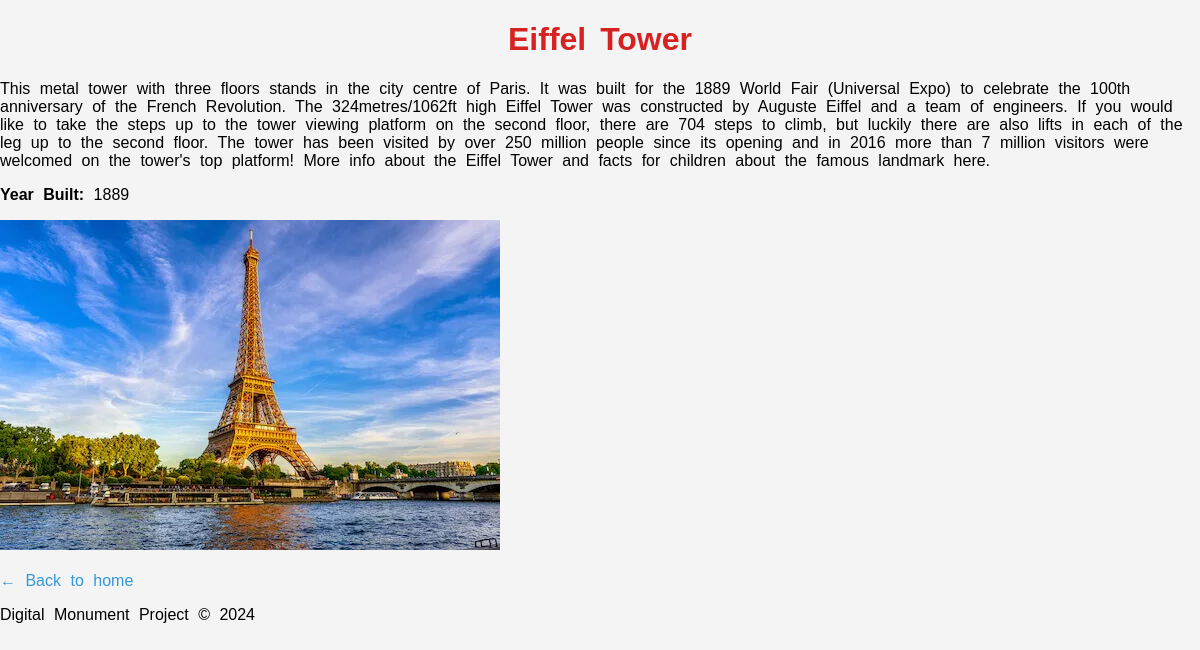
Page /2/ on the committed database.
### monument/models.py (models this page shows, shortened)
class Monument(models.Model):
    name = models.CharField(max_length=200)
    description = models.TextField()
    year_built = models.PositiveIntegerField()
    image = models.ImageField(upload_to='monuments/', null=True, blank=True)

### monument/views.py (the view)
# urls.py: path('<int:pk>/', views.monument_detail, name='monument_detail'),
def monument_detail(request, pk):
    monument = get_object_or_404(Monument, pk=pk)
    return render(request, 'monument/monument_detail.html', {'monument': monument})

### monument/templates/monument/monument_detail.html (shortened to what this page needs)
{% load static %}
<!DOCTYPE html>
<html lang="en">
<head>
    <link rel="stylesheet" href="{% static 'style/css/styles.css' %}">
</head>
<body>
    <div class="container">
        <h1><center>{{ monument.name }}</center></h1>
        <p>{{ monument.description }}</p>
        <p><strong>Year Built:</strong> {{ monument.year_built }}</p>
        {% if monument.image %}
            <img src="{{ monument.image.url }}" alt="{{ monument.name }}">
        {% else %}
            <p>No image available</p>
        {% endif %}
        <br><br>
        <a href="/">← Back to home</a>
    </div>
    <footer>
        <p>Digital Monument Project © 2024</p>
    </footer>
</body>
</html>

### monument/static/style/css/styles.css (style rules this page uses)
body { font-family: Arial, sans-serif; background-color: #f4f4f4; margin: 0; padding: 0; word-spacing: 5px; }
h1, h2 { color: #d72222; }
p { word-spacing: 5px; }
a { color: #3498db; text-decoration: none; }

### rows in the picture
Monument: name "Eiffel Tower", description "This metal tower with three floors stands in the city centre of Paris. It was built for the 1889 World Fair (Universal Expo) to celebrate the 100th anniversary of the French Revolution. The 324metres/1062ft high Eiffel Tower was constructed by Auguste Eiffel and a team of engineers. If you would like to take the steps up to the tower viewing platform on the second floor, there are 704 steps to climb, but luckily there are also lifts in each of the leg up to the second floor. The tower has been visited by over 250 million people since its opening and in 2016 more than 7 million visitors were welcomed on the tower's top platform! More info about the Eiffel Tower and facts for children about…", year_built "1889", image (picture)
